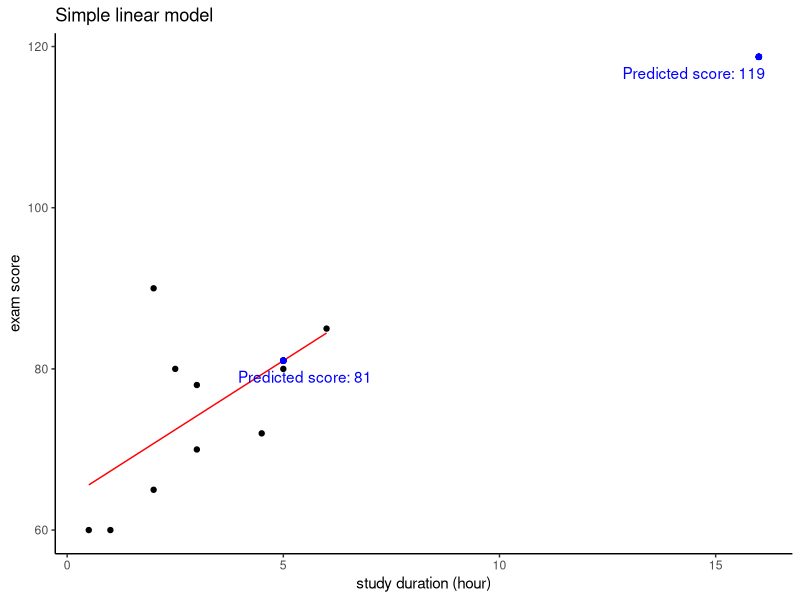
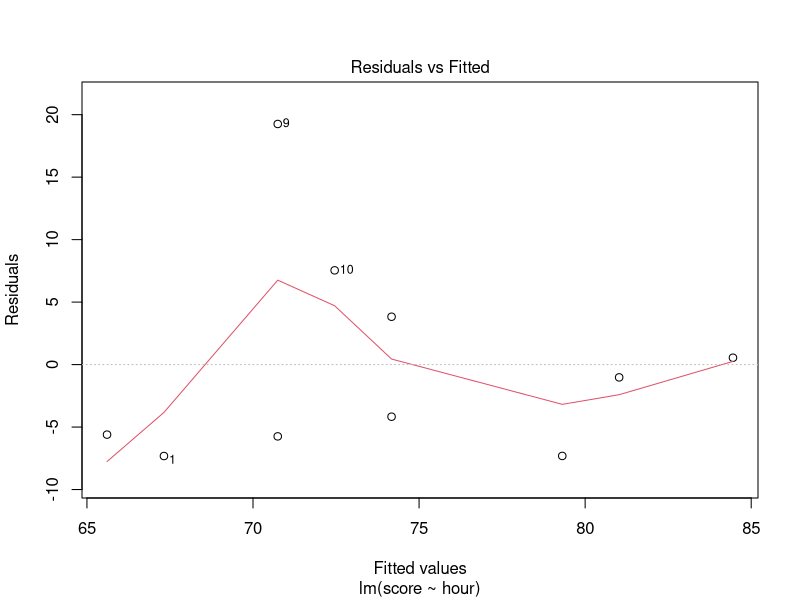
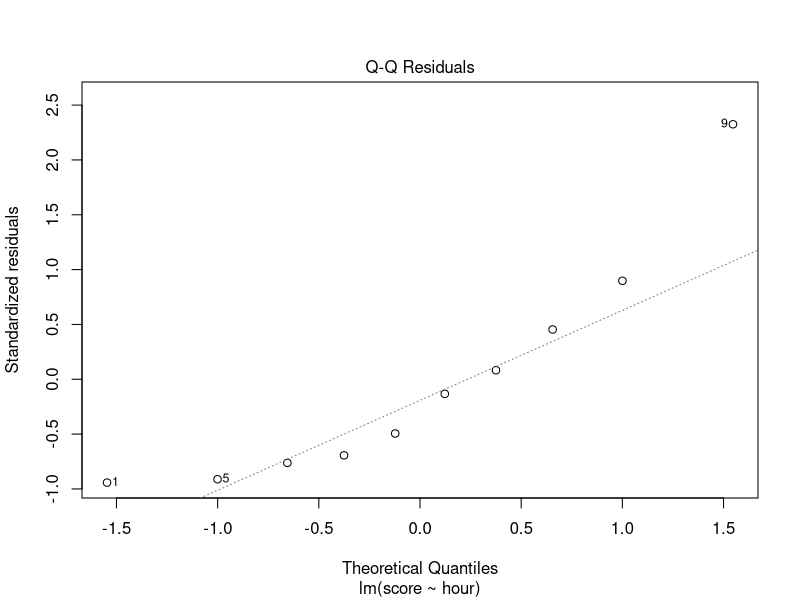
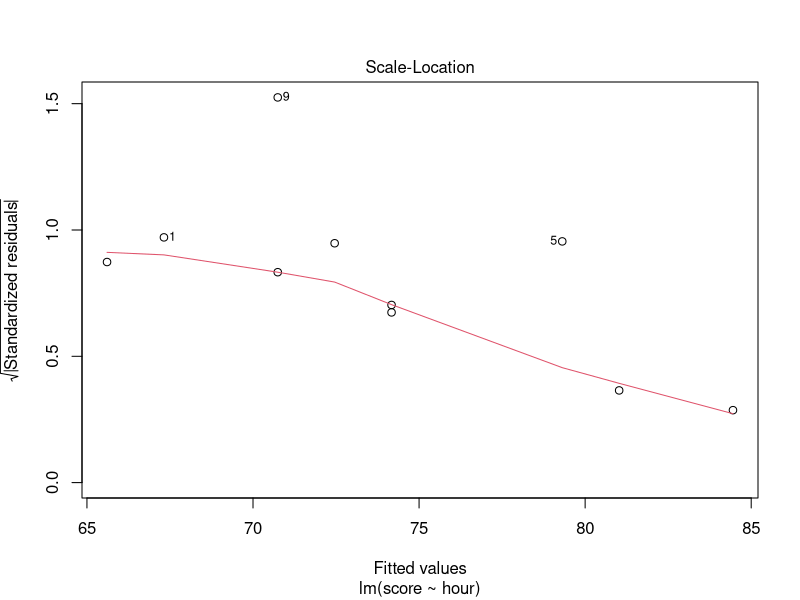
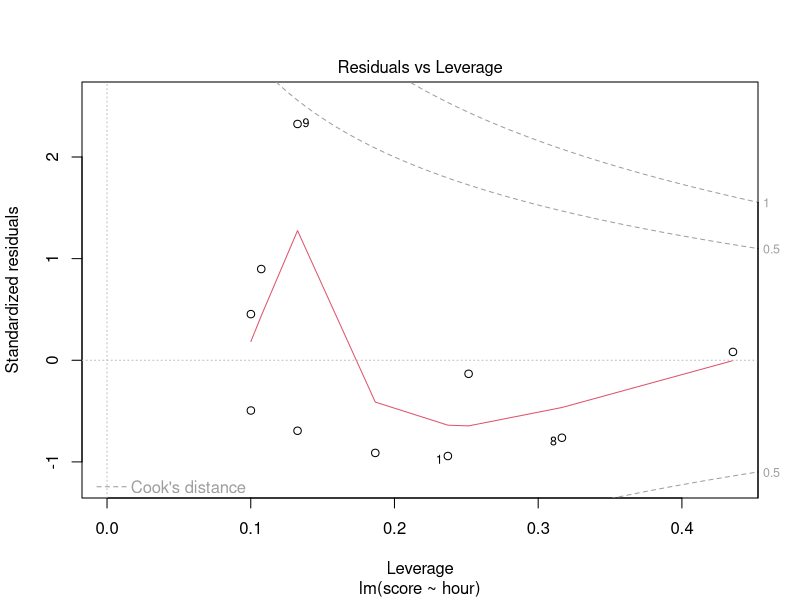
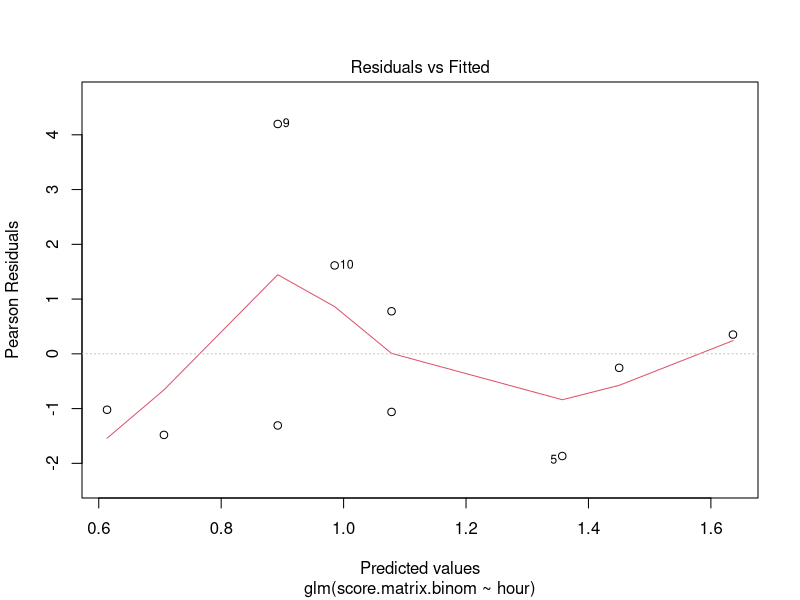
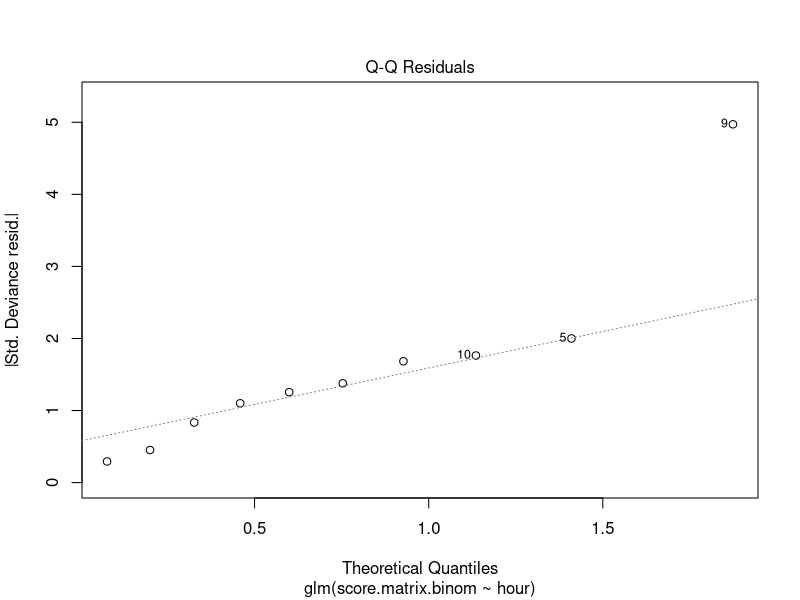
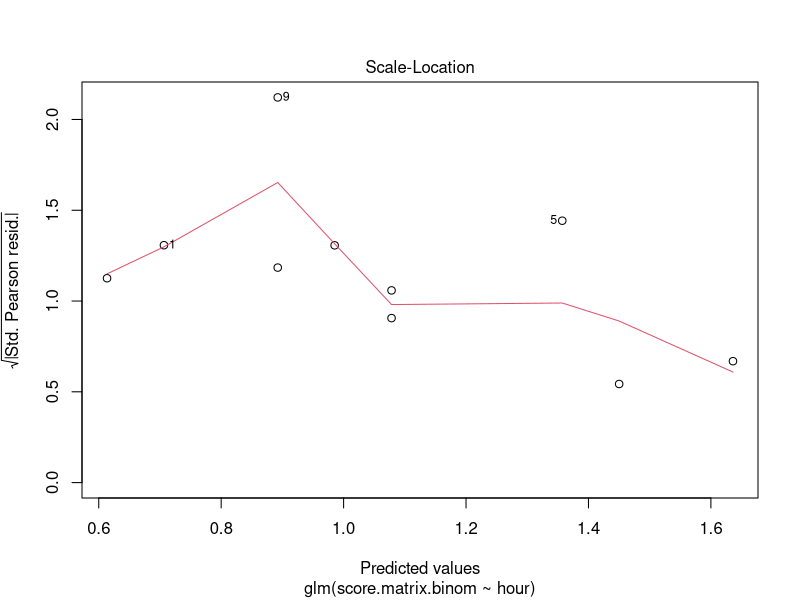

Recreate these plots in R, in order.
library(ggplot2)
library(ggthemes)
theme_set(theme_classic())

student <- matrix(
  data = c(1,2,3,3,4.5,5,6,0.5,2,2.5,
           60,65,78,70,72,80,85,60,90,80),
  byrow = FALSE,
  nrow = 10,
  ncol = 2
  )
student <- as.data.frame(student)
colnames(student) <- c('hour','score')

## simple linear model
model.linear <- lm(score ~ hour, data = student)
pred.score <- predict(model.linear, newdata=student)

john <- as.data.frame(matrix(data=5))
colnames(john) <- c('hour')
jane <- as.data.frame(matrix(data=16))
colnames(jane) <- c('hour')

pred.john <- predict(model.linear, newdata = john)
pred.jane <- predict(model.linear, newdata = jane)

p.lm <- ggplot(data = student) +
  geom_point(aes(
    x = hour,
    y = score
  )) +
  scale_x_continuous(
    name = 'study duration (hour)'
  ) +
  scale_y_continuous(
    name = 'exam score'
  ) +
  geom_line(
    aes(
      x = hour,
      y = pred.score
    ),
    col = 'red',
    linetype = 'solid'
  ) +
  geom_point(
    aes(
      x = john$hour,
      y = pred.john
    ),
    col = 'blue'
  ) + annotate(
  'text', 
  x = john$hour + .5, 
  y = pred.john - 2, 
  label = paste("Predicted score:", round(pred.john)),
  col = 'blue'
) +
  geom_point(
    aes(
      x = jane$hour,
      y = pred.jane
    ),
    col = 'blue'
  ) + annotate(
    'text', 
    x = jane$hour - 1.5, 
    y = pred.jane - 2, 
    label = paste("Predicted score:", round(pred.jane)),
    col = 'blue'
  ) + ggtitle('Simple linear model')

p.lm

summary(model.linear)
plot(model.linear)

## GLM
score.matrix.binom <- matrix(data = c(student$score, 100-student$score), nrow=10)
model.logit <- glm(
  score.matrix.binom ~ hour, 
  data = student,
  family = binomial(link = 'logit')
)
plot(model.logit)
summary(model.logit)
print(paste("R squared:", with(summary(model.logit), 1 - deviance/null.deviance)))

pred.score.logit <- predict(model.logit, newdata=student)
pred.john.logit <- predict(model.logit, newdata = john)
pred.jane.logit <- predict(model.logit, newdata = jane)

john$score <- 100 * 1/(1+exp(-pred.john.logit))
jane$score <- 100 * 1/(1+exp(-pred.jane.logit))

p.glm <- ggplot(data = student) +
  geom_point(aes(
    x = hour,
    y = score
  )) +
  scale_x_continuous(
    name = 'study duration (hour)'
  ) +
  scale_y_continuous(
    name = 'exam score'
  ) +
  geom_line(
    aes(
      x = hour,
      y = 100 * 1/(1+exp(-pred.score.logit)),
    ),
    col = 'red',
    linetype = 'solid'
  ) +
  geom_point(
    aes(
      x = john$hour,
      y = 100 * 1/(1+exp(-pred.john.logit))
    ),
    col = 'blue'
  ) + annotate(
    'text', 
    x = john$hour + .5, 
    y = 100 * 1/(1+exp(-pred.john.logit)) - 2, 
    label = paste("Predicted score:", round(100 * 1/(1+exp(-pred.john.logit)))),
    col = 'blue'
  ) +
  geom_point(
    aes(
      x = jane$hour,
      y = 100 * 1/(1+exp(-pred.jane.logit))
    ),
    col = 'blue'
  ) + annotate(
    'text', 
    x = jane$hour - 1.5, 
    y = 100 * 1/(1+exp(-pred.jane.logit)) - 2, 
    label = paste("Predicted score:", round(100 * 1/(1+exp(-pred.jane.logit)))),
    col = 'blue'
  ) + ggtitle('Logistic regression')
p.glm

model.logit$coefficients
exp(0.52059)/(1+exp(0.52059))
exp(0.1859114)

library(gridExtra)
grid.arrange(p.lm, p.glm)